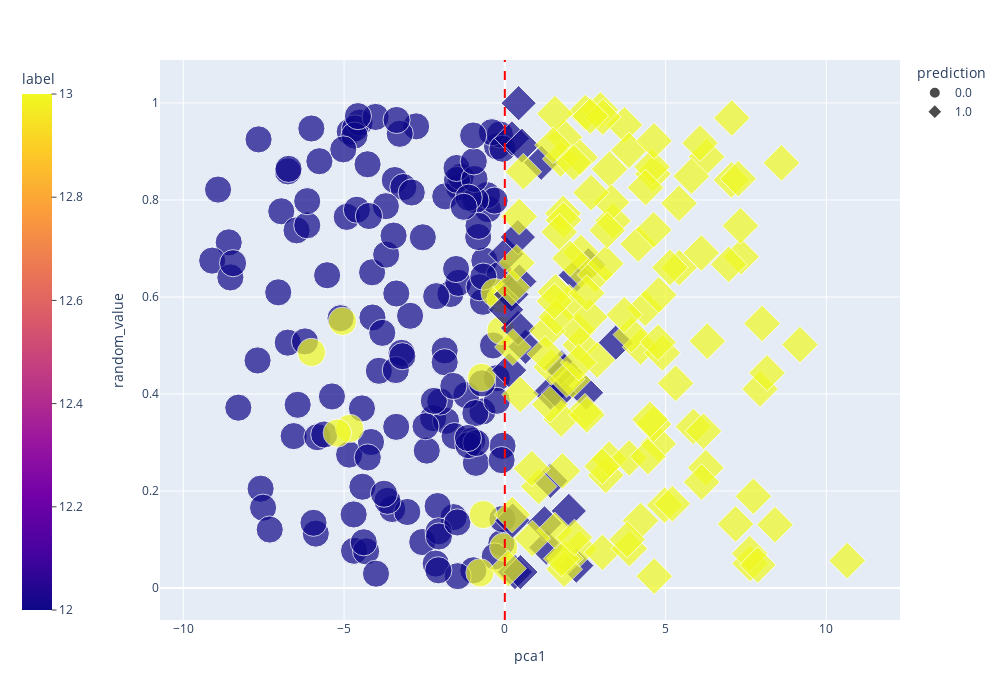

Source (notebook cell):
### Code cell
eval_df["random_value"] = np.random.rand(len(eval_df))
eval_df["label"] = eval_df["label"] + 1

scatter = px.scatter(eval_df, x='pca1', y='random_value', 
                     color="label",
                     size='label', 
                     symbol= "prediction",
                     hover_data=["input/output", "layer_id", "output_length", "switch"],
                     color_discrete_sequence=color_selction)

scatter.update_layout(
    # autosize=True,
    width=1000,
    height=700,)

scatter.update_layout(coloraxis_colorbar=dict(yanchor="top", y=1, x=-0.2,
                                          ticks="outside"))

scatter.add_vline(x=0, line_dash="dash", line_color="red")

scatter.show()

### Figure 1 — Plotly figure (JSON) as saved in the notebook; plotly's stock layout.template omitted (floating-point values rounded to 4 significant figures; data arrays with more than 128 entries replaced by an {"elided": "..."} marker saying what was removed)
{"data": [{"customdata": {"elided": "153x4 mixed values"}, "hovertemplate": "prediction=0.0<br>pca1=%{x}<br>random_value=%{y}<br>label=%{marker.color}<br>input/output=%{customdata[0]}<br>layer_id=%{customdata[1]}<br>output_length=%{customdata[2]}<br>switch=%{customdata[3]}<extra></extra>", "legendgroup": "0.0", "marker": {"color": {"elided": "153 int values"}, "coloraxis": "coloraxis", "size": {"elided": "153 int values"}, "sizemode": "area", "sizeref": 0.0325, "symbol": "circle"}, "mode": "markers", "name": "0.0", "orientation": "v", "showlegend": true, "type": "scatter", "x": {"elided": "153 float values"}, "xaxis": "x", "y": {"elided": "153 float values"}, "yaxis": "y"}, {"customdata": {"elided": "149x4 mixed values"}, "hovertemplate": "prediction=1.0<br>pca1=%{x}<br>random_value=%{y}<br>label=%{marker.color}<br>input/output=%{customdata[0]}<br>layer_id=%{customdata[1]}<br>output_length=%{customdata[2]}<br>switch=%{customdata[3]}<extra></extra>", "legendgroup": "1.0", "marker": {"color": {"elided": "149 int values"}, "coloraxis": "coloraxis", "size": {"elided": "149 int values"}, "sizemode": "area", "sizeref": 0.0325, "symbol": "diamond"}, "mode": "markers", "name": "1.0", "orientation": "v", "showlegend": true, "type": "scatter", "x": {"elided": "149 float values"}, "xaxis": "x", "y": {"elided": "149 float values"}, "yaxis": "y"}], "layout": {"coloraxis": {"colorbar": {"ticks": "outside", "title": {"text": "label"}, "x": -0.2, "y": 1, "yanchor": "top"}, "colorscale": [[0, "#0d0887"], [0.1111, "#46039f"], [0.2222, "#7201a8"], [0.3333, "#9c179e"], [0.4444, "#bd3786"], [0.5556, "#d8576b"], [0.6667, "#ed7953"], [0.7778, "#fb9f3a"], [0.8889, "#fdca26"], [1, "#f0f921"]]}, "height": 700, "legend": {"itemsizing": "constant", "title": {"text": "prediction"}, "tracegroupgap": 0}, "margin": {"t": 60}, "shapes": [{"line": {"color": "red", "dash": "dash"}, "type": "line", "x0": 0, "x1": 0, "xref": "x", "y0": 0, "y1": 1, "yref": "y domain"}], "width": 1000, "xaxis": {"anchor": "y", "domain": [0, 1], "title": {"text": "pca1"}}, "yaxis": {"anchor": "x", "domain": [0, 1], "title": {"text": "random_value"}}}}
